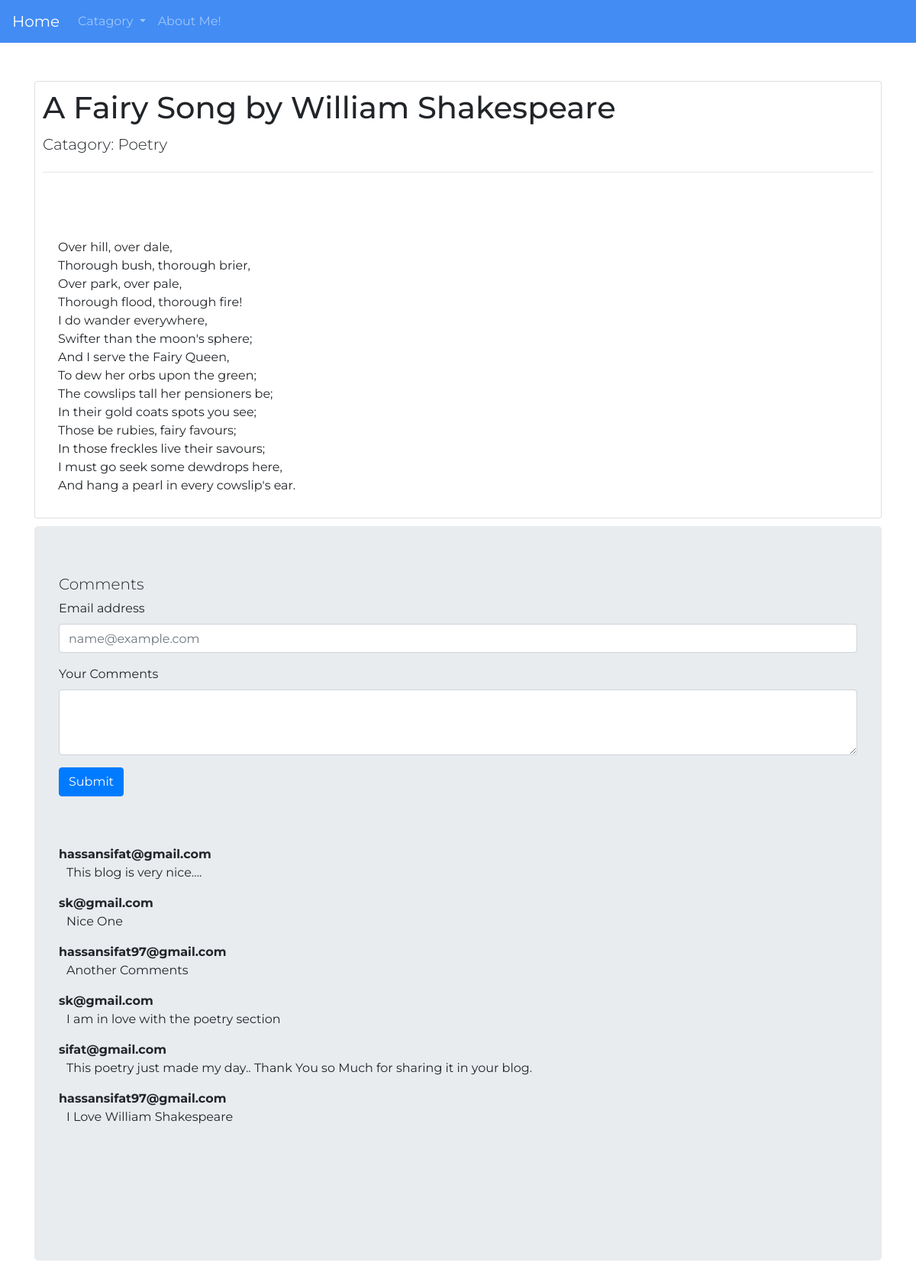
Page /first_app/seedetails/?id=7 on the committed database.
### first_app/models.py (models this page shows, shortened)
class Post(models.Model):
    PostId=models.AutoField(primary_key=True)
    Title=models.CharField(max_length=100)
    Body=models.CharField(max_length=1000000)
    Catagory=models.ForeignKey(Catagory)

class Catagory(models.Model):
    Name=models.CharField(max_length=40)
    def __str__(self):
        return self.Name

class Comment(models.Model):
    ComId=models.AutoField(primary_key=True)
    Message=models.CharField(max_length=500)
    Email=models.EmailField(max_length=100)
    PostId=models.CharField(max_length=10000)

### first_app/views.py (the view)
def details(request):
     catagory_list=Catagory.objects.all().order_by("Name")
     get_id=request.GET["id"]
     get_data=Post.objects.get(PostId=get_id)
     get_comments=Comment.objects.all().filter(PostId=get_id).order_by("-ComId")
     my_list={"catagory":catagory_list,"Post_data":get_data,"all_comments":get_comments}
     return render(request,"first_app/seedetails.html",my_list)

### templates/first_app/seedetails.html (shortened to what this page needs)
<!DOCTYPE html>
<html lang="en">
    {% extends 'first_app/base.html' %}
    {%block body_block%}
    <div class="card" style="padding:10px">
        <h1 class="card-title"  style="font-size: 40px">{{Post_data.Title}}</h1>
        <h4 class="display-4" style="font-size: 20px">Catagory: {{Post_data.Catagory}}</h4>
        <hr>
        <div class="card-body">
        <p style="margin-top:50px" class="card-text">
        {% autoescape off %}
            {{Post_data.Body}}
        {% endautoescape %}
        </p>
         </div>
    </div>
    <div class="jumbotron" style="margin-top:10px">
        <h3 class="display-3" style="font-size:20px">Comments</h3>
        <form action="{% url 'first_app:get_comments' %}?id={{Post_data.PostId}}" method="POST" onsubmit="my_function()">
            <div class="form-group">
                <label for="exampleFormControlInput1">Email address</label>
                <input type="email" class="form-control" placeholder="name@example.com" name="email" id="email">
            </div>
            <div class="form-group">
                <label for="exampleFormControlTextarea1">Your Comments</label>
                <textarea class="form-control" rows="3" name="message" id="textcomments"></textarea>
            </div>
              <input type="submit" value="Submit" name="submit" class="btn btn-primary">
        </form>
        <div class="jumbotron jumbotron-fluid">
            {% if all_comments %}
                {% for com in all_comments %}
                    <p><b>{{com.Email}}</b><br>
                        <span style="margin-left:10px">{{com.Message}}</span></p>
                {% endfor %}
            {% else %}
                <p style="color:red">*No Commnets Available</p>
            {% endif %}
        </div>
    </div>
    {% endblock %}

### rows in the picture
Post: Title "A Fairy Song by William Shakespeare", Catagory "Poetry", Body "Over hill, over dale, Thorough bush, thorough brier, Over park, over pale, Thorough flood, thorough fire! I do wander everywhere, Swifter than the moon's sphere; And I serve the Fairy Queen, To dew her orbs upon the green; The cowslips tall her pensioners be; In their gold coats spots you see; Those be rubies, fairy favours; In those freckles live their savours; I must go seek some dewdrops here, And hang a pearl in every cowslip's ear."
Comment: Email "hassansifat@gmail.com", Message "This blog is very nice...."
Comment: Email "sk@gmail.com", Message "Nice One"
Comment: Email "hassansifat97@gmail.com", Message "Another Comments"
Comment: Email "sk@gmail.com", Message "I am in love with the poetry section"
Comment: Email "sifat@gmail.com", Message "This poetry just made my day.. Thank You so Much for sharing it in your blog."
Comment: Email "hassansifat97@gmail.com", Message "I Love William Shakespeare"
